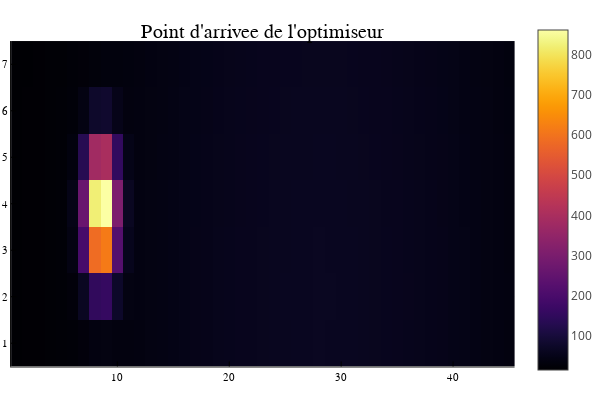

The notebook cell this image was saved under:
### Code cell
#Point d'arrivee de l'optimiseur
UpdateDispModel(lmod.dmodel, copt);
UpdateLaserModel(laser,aopt,fwhmopt);
limageopt = LensletLaserImage(lmod,laser)

heatmap(limageopt, title = "Point d'arrivee de l'optimiseur")

### Figure 1 — Plotly figure (JSON) as saved in the notebook; plotly's stock layout.template omitted (floating-point values rounded to 4 significant figures; data arrays with more than 128 entries replaced by an {"elided": "..."} marker saying what was removed)
{"data": [{"colorbar": {"title": ""}, "colorscale": {"elided": "256x2 mixed values"}, "hoverinfo": "none", "name": "y1", "showlegend": false, "showscale": true, "type": "heatmap", "x": [0.5, 1.5, 2.5, 3.5, 4.5, 5.5, 6.5, 7.5, 8.5, 9.5, 10.5, 11.5, 12.5, 13.5, 14.5, 15.5, 16.5, 17.5, 18.5, 19.5, 20.5, 21.5, 22.5, 23.5, 24.5, 25.5, 26.5, 27.5, 28.5, 29.5, 30.5, 31.5, 32.5, 33.5, 34.5, 35.5, 36.5, 37.5, 38.5, 39.5, 40.5, 41.5, 42.5, 43.5, 44.5, 45.5], "xaxis": "x", "y": [0.5, 1.5, 2.5, 3.5, 4.5, 5.5, 6.5, 7.5], "yaxis": "y", "z": {"elided": "7x45 float values"}, "zmax": 860.6, "zmin": 16.07}], "layout": {"annotations": [{"font": {"color": "rgba(0, 0, 0, 1.000)", "family": "sans-serif", "size": 20}, "rotation": 0, "showarrow": false, "text": "Point d'arrivee de l'optimiseur", "x": 0.5074, "xanchor": "center", "xref": "paper", "y": 1, "yanchor": "top", "yref": "paper"}], "height": 400, "legend": {"bgcolor": "rgba(255, 255, 255, 1.000)", "bordercolor": "rgba(0, 0, 0, 1.000)", "borderwidth": 1, "font": {"color": "rgba(0, 0, 0, 1.000)", "family": "sans-serif", "size": 11}, "title": {"font": {"color": "rgba(0, 0, 0, 1.000)", "family": "sans-serif", "size": 15}, "text": ""}, "tracegroupgap": 0, "traceorder": "normal", "x": 1, "xanchor": "auto", "y": 1, "yanchor": "auto"}, "margin": {"b": 20, "l": 0, "r": 0, "t": 20}, "paper_bgcolor": "rgba(255, 255, 255, 1.000)", "plot_bgcolor": "rgba(255, 255, 255, 1.000)", "showlegend": true, "width": 600, "xaxis": {"anchor": "y", "domain": [0.02138, 0.9934], "gridcolor": "rgba(0, 0, 0, 0.100)", "gridwidth": 0.5, "linecolor": "rgba(0, 0, 0, 1.000)", "mirror": false, "range": [0.5, 45.5], "showgrid": true, "showline": true, "showticklabels": true, "tickangle": 0, "tickcolor": "rgb(0, 0, 0)", "tickfont": {"color": "rgba(0, 0, 0, 1.000)", "family": "sans-serif", "size": 11}, "tickmode": "array", "ticks": "inside", "ticktext": ["10", "20", "30", "40"], "tickvals": [10, 20, 30, 40], "title": "", "titlefont": {"color": "rgba(0, 0, 0, 1.000)", "family": "sans-serif", "size": 15}, "type": "-", "visible": true, "zeroline": false, "zerolinecolor": "rgba(0, 0, 0, 1.000)"}, "yaxis": {"anchor": "x", "domain": [0.03762, 0.9415], "gridcolor": "rgba(0, 0, 0, 0.100)", "gridwidth": 0.5, "linecolor": "rgba(0, 0, 0, 1.000)", "mirror": false, "range": [0.5, 7.5], "showgrid": true, "showline": true, "showticklabels": true, "tickangle": 0, "tickcolor": "rgb(0, 0, 0)", "tickfont": {"color": "rgba(0, 0, 0, 1.000)", "family": "sans-serif", "size": 11}, "tickmode": "array", "ticks": "inside", "ticktext": ["1", "2", "3", "4", "5", "6", "7"], "tickvals": [1, 2, 3, 4, 5, 6, 7], "title": "", "titlefont": {"color": "rgba(0, 0, 0, 1.000)", "family": "sans-serif", "size": 15}, "type": "-", "visible": true, "zeroline": false, "zerolinecolor": "rgba(0, 0, 0, 1.000)"}}}
